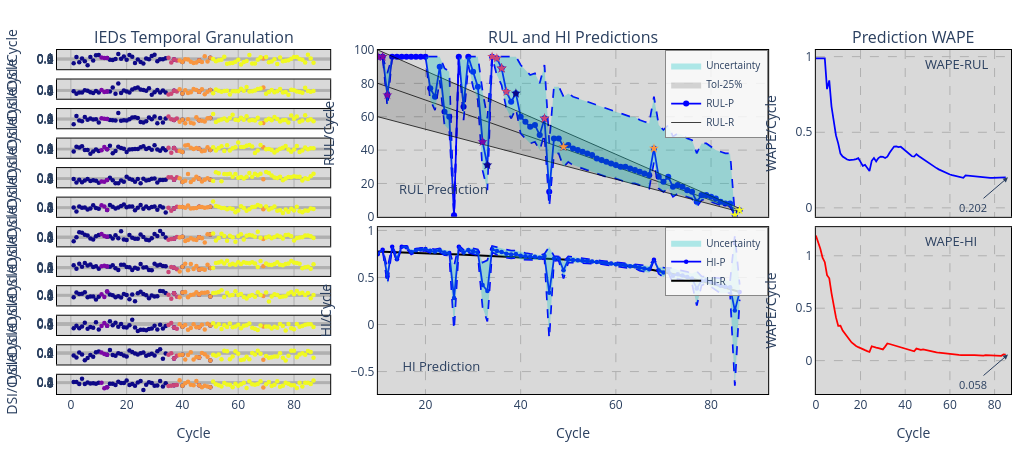

Notebook code cell kept with this figure:
### Code cell
params = [3.5,28,[70],8,0,1,2,5,19,1,0]
m,nI,nR,nO,mO,N1,N2,N3,τ,mode,act = params
X, Y, Z = PrepareData(RS, HI, nI, nO, mO, 1, mode)
ref, J = RefEoL(sig, EOL, nI, mO, mode)
if len(X) < J: print(f'Aviso: nO={nO} > {nOMax(sig, EOL)}: o fluxo termina antes do EoL (última RUL real = {J-len(X)+1}).')
nI = len(Y[0])
if isinstance(nR, str): nR = ast.literal_eval(nR)

RHO = 0.5
RHO_DYN = True              # False: rho estático (= RHO)
RHO_ETA, RHO_T, RHO_BETA = 0.1, 0.5, 0.75   # passo, temperatura da cobertura suavizada (escore |e|/e_est), momento
RHO_MIN, RHO_MAX = 1e-2, 10
INTR_STATE = 'reset'       

teda=AutoCloud(m=1.0,nI=nI,nR=nR,nO=nO+mO,ηS=[N1,N2,N3],mode=mode,act=act,
               tau=τ,eol=EOL,ref=ref,wtaG=WTAG,wtaP=WTAP,feedback=FEEDBACK,mO=mO,
               rho=RHO,lam=LAM,intr_state=INTR_STATE,
               rho_dyn=RHO_DYN,rho_eta=RHO_ETA,rho_T=RHO_T,rho_beta=RHO_BETA,rho_min=RHO_MIN,rho_max=RHO_MAX,
               rls_mode='pol',nf_rls=3,ff_rls=0.9,dt_rls=1e3,
               )

for j,_ in enumerate(X[:J]):

    teda.run(X[j])
    teda.RUL_Prediction(Y[j],mode='interval',lim=len(sig)-nI+1,show=False)
    teda.WAPE_HI2(Y[j],Z[j])
    teda.Adapt(Y[j],Z[j])
    teda.UpdateRLS(mode='HI')

print(f"HI (HI_Granularity): cov={teda.cov:.3f} | sp={teda.sp:.3f} | V=média(cov*sp)={teda.V:.4f} | Vsum={teda.Vsum:.4f}")
PlotDSI_3D_PLY(teda,xi=10, yf=100,ftrs=12,dsi_mode='hide')
